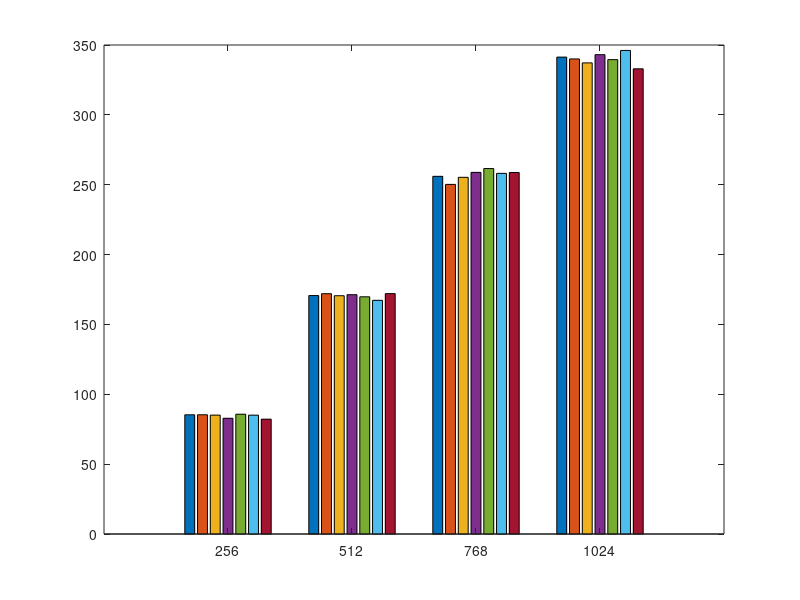

MATLAB code to generate this figure: (Note: this script raises an error after producing the figure.)
clear; close all; clc
textSize = 14;

% Actual
% Eavesdropping (n4) IS 256 512 768 1024
% Inference (n3) IS 256 512 768 1024
% Imitation (e1) IS 256 512 768 1024
% Stalking (e2) IS 256 512 768 1024
% inversion 1 IS 256 512 768 1024
% inversion 2 IS 256 512 768 1024

epiImpBMRis = [(256^2-1)/3/256 (512^2-1)/3/512 (768^2-1)/3/768 (1024^2-1)/3/1024; 
    85.34895833 172.00837054 250.228125 340.02473958;
    85.09140625 170.54631696 255.29817708 337.20638021;
    82.83359375 171.29659598 258.82838542 343.09049479;
    85.74192708 169.78097098 261.56901042 339.53580729;
    85.0703125  167.25585938 258.1171875  346.1015625;
    82.1953125  172.0703125  258.7421875  332.98730469
    ];
    
kle = [5, 6, 7, 8];

epiImpBMRis = epiImpBMRis';

figure(31)
bar(kle, epiImpBMRis, 'grouped')
hold on
xticklabels({'256','512','768','1024'})
ax = gca;
ax.YAxis.FontSize = 14;
ax.XAxis.FontSize = 14;
ax.YAxis.FontWeight = 'bold';
ax.XAxis.FontWeight = 'bold';
ax.LineWidth = 1;
ylim([0 1000])
yticks(0:200:1000)
% legend('RGA Theo.', 'RGA',...
%     'InfA', 'ImA', 'SA', ...
%     'InvA (QP Method)', 'InvA (Iterative Attack)',...
%     'FontSize',textSize, 'FontWeight','bold', 'Location','northeast')
legend('Random Guess Attack Theo.', 'Random Guess Attack',...
    'Inference Attack', 'Imitation Attack', 'Stalking Attack', ...
    'Inversion Attack (QP Method)', 'Inversion Attack (Iterative Method)',...
    'FontSize',textSize, 'FontWeight','bold', 'Location','northeast')
xlabel('Number of Episodes', 'FontSize', 15, 'FontWeight','bold')
ylabel('Average Difference', 'FontSize',15, 'FontWeight','bold')
grid on

% fsize = 8;
% for i=1:length(epiImpBMRis)
%     text(kle(i)-0.3,epiImpBMRis(i,1),strcat(num2str(epiImpBMRis(i,1), '%.3g')), 'FontWeight','bold', 'HorizontalAlignment', 'center', 'VerticalAlignment', 'bottom', 'FontSize', fsize)
%     text(kle(i)-0.1,epiImpBMRis(i,2),strcat(num2str(epiImpBMRis(i,2), '%.3g')), 'FontWeight','bold', 'HorizontalAlignment', 'center', 'VerticalAlignment', 'bottom', 'FontSize', fsize)
%     text(kle(i)+0.1,epiImpBMRis(i,3),strcat(num2str(epiImpBMRis(i,3), '%.3g')), 'FontWeight','bold', 'HorizontalAlignment', 'center', 'VerticalAlignment', 'bottom', 'FontSize', fsize)
%     text(kle(i)+0.3,epiImpBMRis(i,4),strcat(num2str(epiImpBMRis(i,4), '%.3g')), 'FontWeight','bold', 'HorizontalAlignment', 'center', 'VerticalAlignment', 'bottom', 'FontSize', fsize)
% end

print('dists2','-depsc')
